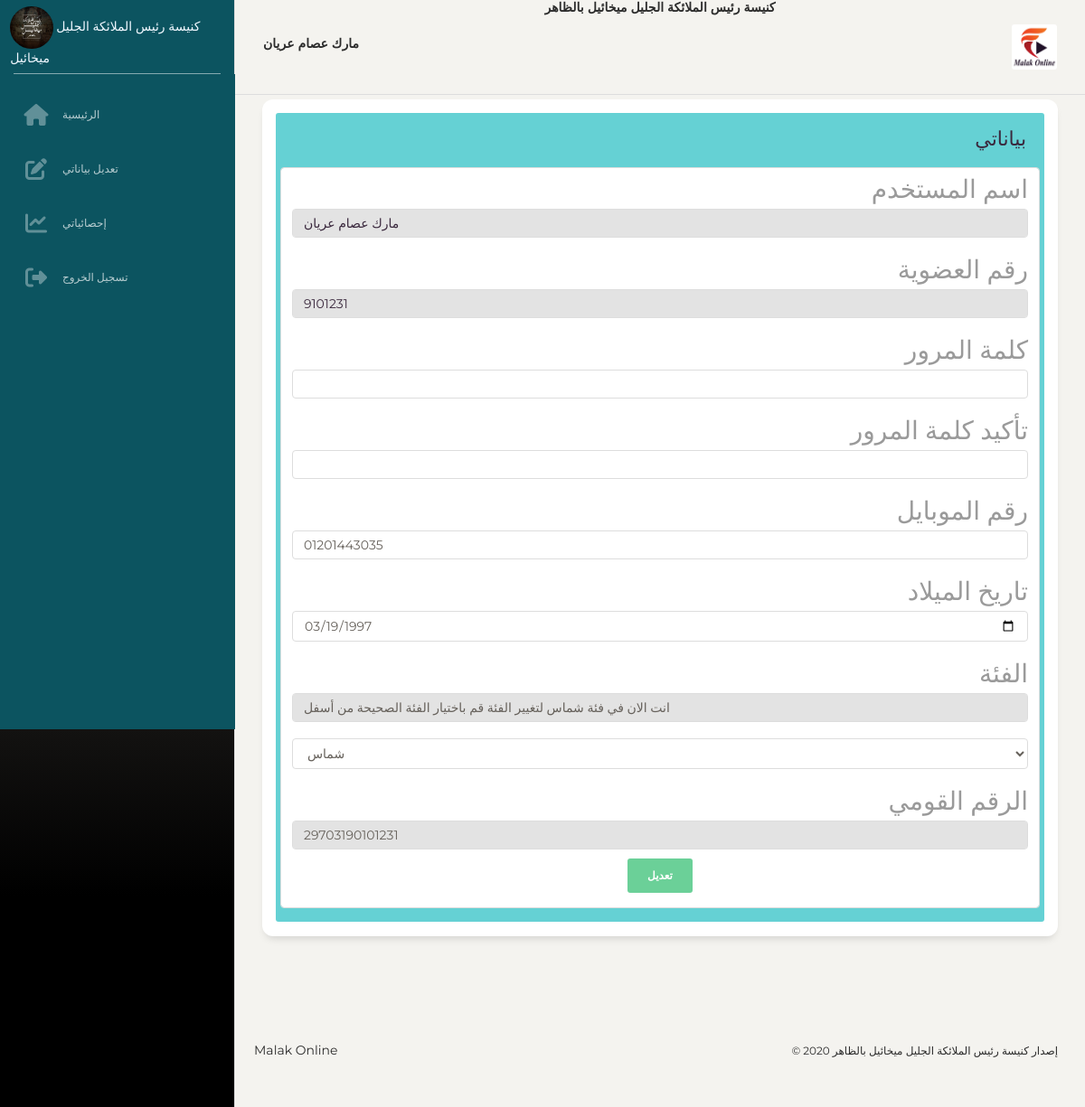
The page /User/Views/EditProfile.php (signed in) on the database its author committed.
### tables this page shows
CREATE TABLE `users` (
  `user_id` int(11) NOT NULL,
  `username` varchar(200) DEFAULT NULL,
  `password` varchar(1000) NOT NULL DEFAULT '0',
  `mobile` varchar(11) NOT NULL DEFAULT '0',
  `address` varchar(500) NOT NULL DEFAULT '0',
  `dob` date DEFAULT NULL,
  `user_type` varchar(1) NOT NULL DEFAULT 'U',
  `user_date` date DEFAULT NULL,
  `next_available_date` date DEFAULT '1900-01-01',
  `nid` varchar(14) DEFAULT '0',
  `serial_no` int(11) NOT NULL DEFAULT 0,
  `verify` varchar(1) NOT NULL DEFAULT 'F',
  `gender` int(11) NOT NULL,
  `street_no` varchar(200) NOT NULL DEFAULT '0',
  `street_name` varchar(200) NOT NULL DEFAULT '0',
  `level_no` varchar(200) NOT NULL DEFAULT '0',
  `flat_no` varchar(200) NOT NULL DEFAULT '0',
  `secqu` varchar(2000) NOT NULL DEFAULT '0',
  `ansqu` varchar(2000) NOT NULL DEFAULT '0'
);

CREATE TABLE `category` (
  `category_id` int(11) NOT NULL,
  `value` varchar(200) NOT NULL DEFAULT '0'
);

### User/Views/EditProfile.php (the view, shortened to what this page needs)
<?php
if(isset($_SESSION['username']) && !empty($_SESSION['username']))
{
    $db = new database();
    $connect = $db->connects;
    $username = $_SESSION["username"];
    $sql_user = "select user_id from users where username = '$username'";
    $result_user = mysqli_query($connect,$sql_user);
    $row = $result_user->fetch_assoc();
    $user_id = $row["user_id"];
    $sql_ret = "Select * from users where user_id = $user_id";
    $res = mysqli_query($connect,$sql_ret);
    $category = "";
    ?>
    <!DOCTYPE html>
    <html lang="en">
    <head>
        <link href="https://maxcdn.bootstrapcdn.com/font-awesome/latest/css/font-awesome.min.css" rel="stylesheet">
        <link href="../assets/css/bootstrap.min.css" rel="stylesheet" />
        <link href="../assets/css/paper-dashboard.css?v=2.0.1" rel="stylesheet" />
        <link href="../assets/demo/demo.css" rel="stylesheet" />
    </head>
    <body class="">
    <div class="wrapper ">
        <?php include "UserSidebar.php"; ?>
        <div class="main-panel" >
            <?php include "UserNavbar.php"; ?>
            <div class="content">
                <form name="myForm" method="post"  onsubmit="return validateForm();" action="../../Controller/UpdateDataController.php" >
                    <div class="card card-stats">
                        <div class="card-body ">
                            <div class="alert alert-primary">
                                <h5 style="text-align: right;color: #3a283d">
                                    بياناتي
                                </h5>
                                <?php
                                if($res->num_rows > 0)
                                {
                                    while($row = $res->fetch_assoc())
                                    {
                                        if($row["gender"] == 1)
                                        {
                                            $category = "رجال";
                                        }
                                        else if($row["gender"] == 2)
                                        {
                                            $category = "سيدات";
                                        }
                                        else if($row["gender"] == 3)
                                        {
                                            $category = "شماس";
                                        }
                                        ?>
                                        <div class="row">
                                        <div class="form-control" style="text-align: right">
                                        <label  style="text-align: right;font-size: 200%">اسم المستخدم</label>
                                        <br>
                                        <input type="text" class="form-control" name="username" value="<?php echo $username?>" readonly style="color: #3a283d">
                                        <br>
                                        <label  style="text-align: right;font-size: 200%">رقم العضوية </label>
                                        <br>
                                        <input type="text" class="form-control" name="serialnumber" value="<?php echo $row["serial_no"]?>" readonly style="color: #3a283d">
                                        <br>
                                        <label  style="text-align: right;font-size: 200%">كلمة المرور</label>
                                        <br>
                                        <input type="password" class="form-control" name="pass" value="" >
                                        <br>
                                        <label  style="text-align: right;font-size: 200%">تأكيد كلمة المرور</label>
                                        <br>
                                        <input type="password" class="form-control" name="confpass" value="" >
                                        <br>
                                        <label  style="text-align: right;font-size: 200%">رقم الموبايل</label>
                                        <br>
                                        <input type="number" class="form-control" name="mobile" value="<?php echo $row["mobile"]?>" required>
                                        <br>
                                        <label  style="text-align: right;font-size: 200%">تاريخ الميلاد</label>
                                        <br>
                                        <input type="Date" class="form-control" name="dob" value="<?php echo $row["dob"]?>" >
                                        <br>
                                        <label  style="text-align: right;font-size: 200%"> الفئة</label>
                                        <br>
                                        <input type="text" class="form-control" value="<?php echo "انت الان في فئة ". $category ." لتغيير الفئة قم باختيار الفئة الصحيحة من أسفل"?>" readonly>
                                        <br>
                                        <?php
                                        $ge = $row["gender"];
                                        $sql_gender = "select value from category where category_id = $ge";
                                        $res_gender =  mysqli_query($connect,$sql_gender);
                                        $row_gen = $res_gender->fetch_assoc();
                                        $value = $row_gen["value"];
                                        ?>
                                        <select name="gender" class="form-control">
                                            <option value="<?php echo $ge?>"><?php echo $value?></option>
                                        </select>
                                        <br>
                                        <?php
                                        if($row["nid"] == "0")
                                        {
                                            ?>
                                            <label  style="text-align: right;font-size: 200%">الرقم القومي </label>
                                            <input type="number" class="form-control" name="nid" value="<?php echo $row["nid"]?>" >
                                            <?php
                                        }
                                        else
                                        {
                                            ?>
                                            <label  style="text-align: right;font-size: 200%">الرقم القومي </label>
                                            <input type="text" class="form-control" name="nid" value="<?php echo $row["nid"]?>" readonly>
                                            <?php
                                        }
                                        ?>
                                        <?php
                                    }
                                    ?>
                                    <div style="text-align: center">
                                        <button class="btn btn-success" value=" ">
                                            تعديل
                                        </button>
                                    </div>
                                    </div>
                                    </div>
                                    <?php
                                }
                                ?>
                            </div>
                        </div>
                    </div>
                </form>
            </div>
            <br>
            <br>
            <?php
            include 'footer.php';
            ?>
            <br>
            <br>
        </div>
    </div>
    </body>
    </html>
    <?php
}else
{
    header('Location: ../../index.php');
}
?>

### rows shown on the page
users: serialnumber "9101231", mobile "01201443035", dob "03/19/1997", gender "انت الان في فئة شماس لتغيير الفئة قم باختيار الفئة الصحيحة من أسفل", gender "شماس", nid "29703190101231"

### other values the page prints
$_SESSION["username"] "مارك عصام عريان"
